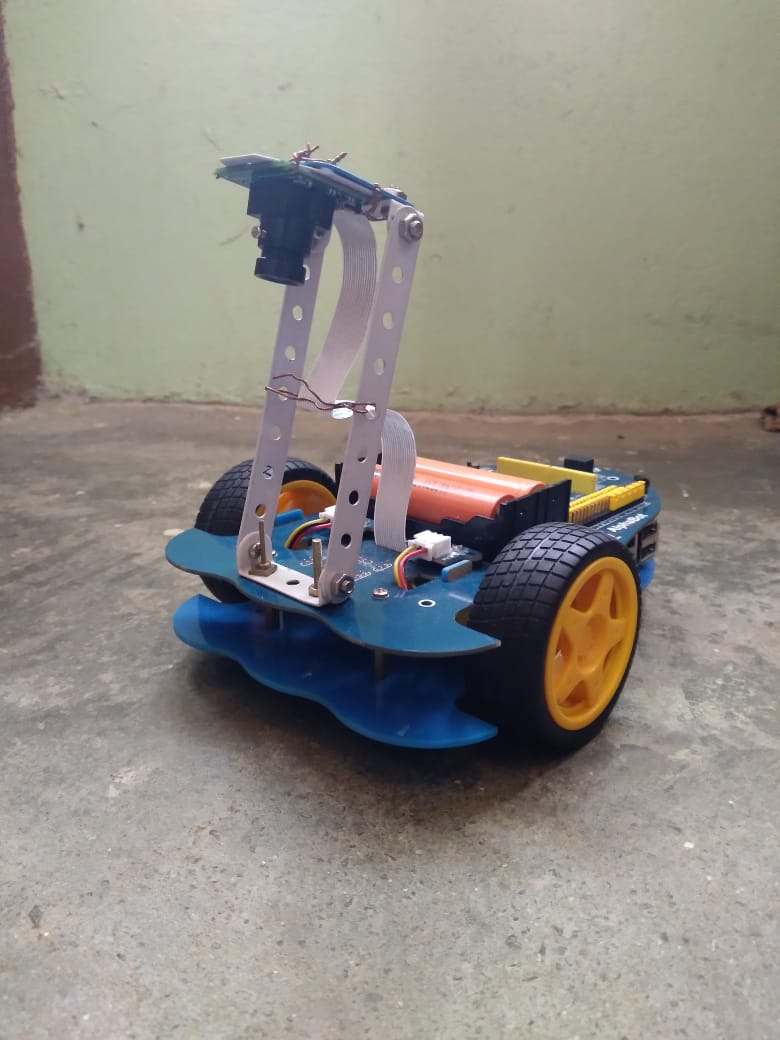
#> input picture Resources/images/indegx.jpeg, 780 x 1040 px
$ python -i picam_test.py   (imports and definitions only)
#> lines starting #> are read from the running program, lines starting #| are printed output that depends on the picture; after the words box and inside, x2 and y2 are one past the last pixel; in counts of white or black regions, pixels touching at a corner belong together
#> further down, picture is the input picture: shape (1040, 780, 3); mean B, G, R 132.9, 139.9, 144.2
# import the necessary packages
import picamera
from picamera.array import PiRGBArray
from picamera import PiCamera
import time
import cv2
import numpy as np


def find_node(img):

    image = img.copy()
    gray_image = cv2.cvtColor(image, cv2.COLOR_BGR2GRAY)
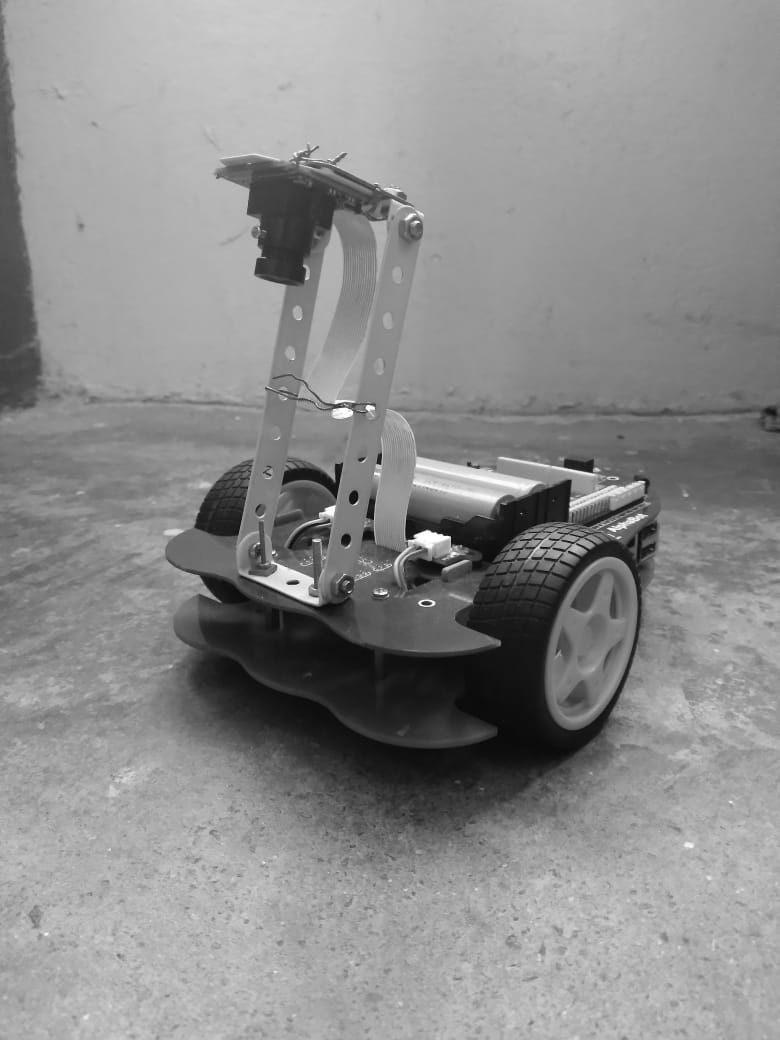
#> gray_image: shape (1040, 780); min 2, max 255, mean 140.4
    gray_image = cv2.bilateralFilter(gray_image, 11, 17, 17)
    edged = cv2.Canny(gray_image, 30, 200)
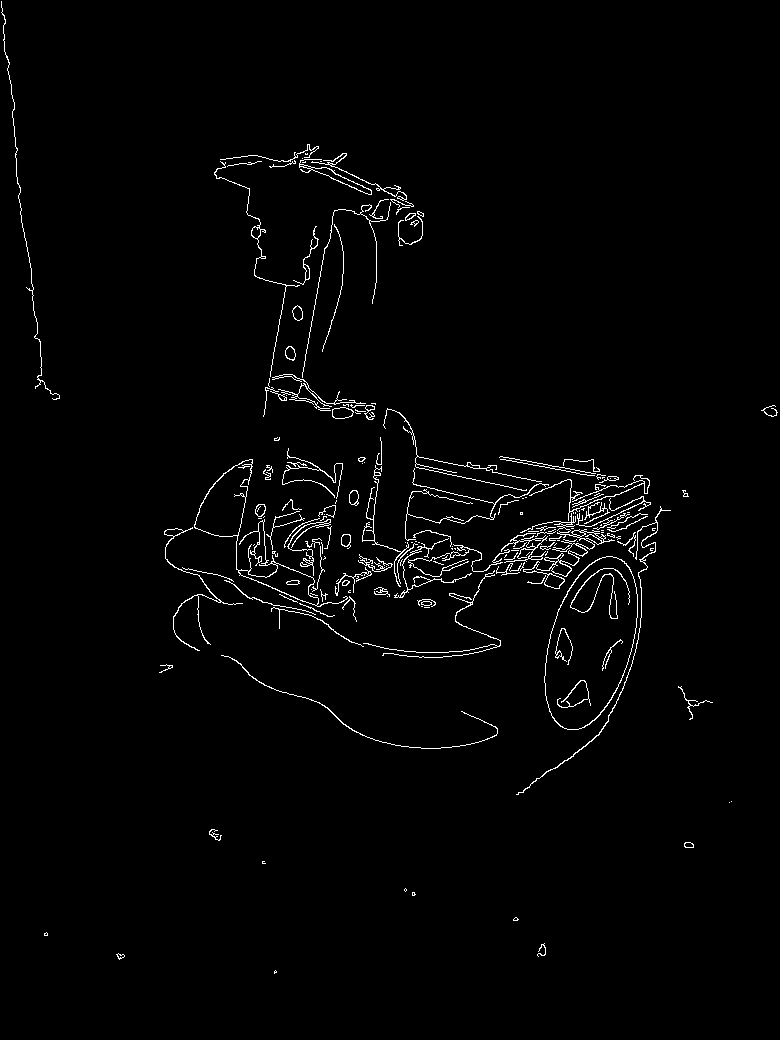
#> edged: shape (1040, 780); 1.7% white in thin lines or dots
    cnts,new = cv2.findContours(edged.copy(), cv2.RETR_LIST, cv2.CHAIN_APPROX_SIMPLE)
#> cnts = 275 contours, 195 with area under 20; largest, box (x1, y1, x2, y2) and area: (544, 556, 638, 730) 11542, (544, 556, 638, 730) 11454, (194, 459, 348, 607) 3990, (194, 459, 253, 537) 2584, (238, 563, 319, 606) 1238; new = 275 rows, first 6: [1, -1, -1, -1], [2, 0, -1, -1], [3, 1, -1, -1], [4, 2, -1, -1], [5, 3, -1, -1], [6, 4, -1, -1]
    cnts = sorted(cnts, key = cv2.contourArea, reverse = True) [:30]
#> cnts = 30 contours; largest, box (x1, y1, x2, y2) and area: (544, 556, 638, 730) 11542, (544, 556, 638, 730) 11454, (194, 459, 348, 607) 3990, (194, 459, 253, 537) 2584, (238, 563, 319, 606) 1238
    screenCnt = None
    image2 = image.copy()
    cv2.drawContours(image2,cnts,-1,(0,255,0),3)
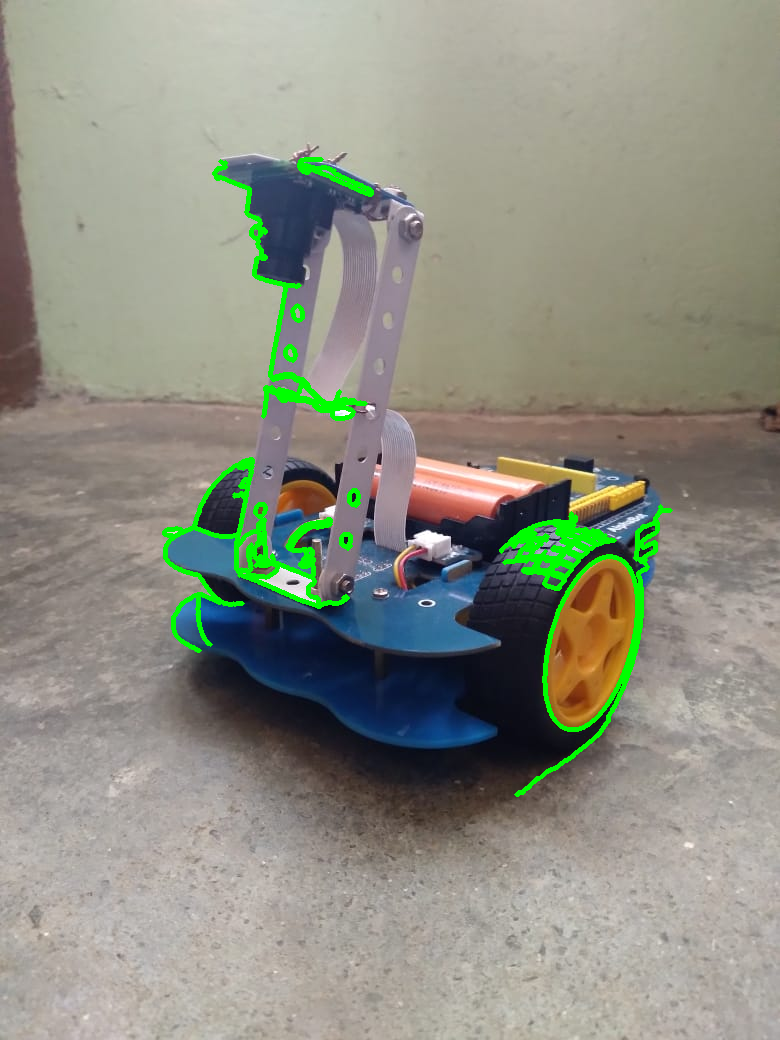
#> image2: shape (1040, 780, 3); 2.3% of pixels changed, all inside (x1, y1, x2, y2) = (162, 157, 673, 797)
    i = 0
    for c in cnts:
        perimeter = cv2.arcLength(c, True)
        approx = cv2.approxPolyDP(c, 0.018 * perimeter, True)
        if len(approx) == 4:
            screenCnt = approx
            i = i+1
            cv2.drawContours(image, [screenCnt], -1, (0, 255, 0), 3)
        else:
            continue
#> this loop made 30 passes
#> perimeter on passes 1, 2, 3, 4, 5, 6, 7, 9, 10, 11, 12, 13: 449.4, 447.1, 1041.8, 320.2, 231.2, 1167, 254.9, 56.97, 55.94, 54.63, 658, 68.67
#> (perimeter, approx) on pass 8: (146.4, [[310, 168], [326, 167], [371, 193]])
#> after the loop, i = 0

    return image,i


# initialize the camera and grab a reference to the raw camera capture
# [1 line that did not run here, left out]
# [1 line that did not run here, left out]
#camera.exposure_mode='fireworks'
# [1 line that did not run here, left out]
# [1 line that did not run here, left out]

# capture frames from the camera
# [18 lines not run here, left out]


>>> import cv2
>>> picture = cv2.imread('../../Resources/images/indegx.jpeg')
>>> result = find_node(picture)
